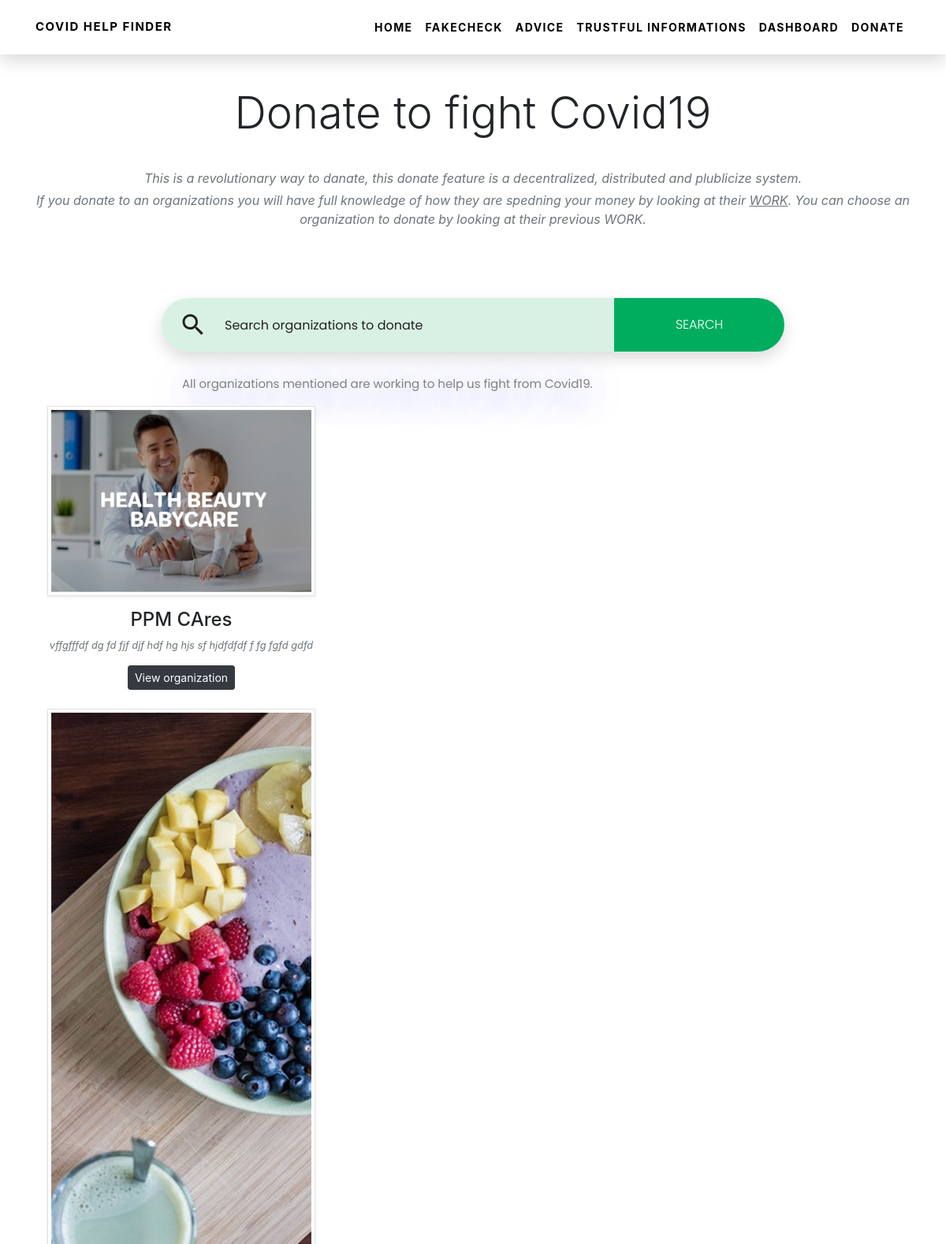
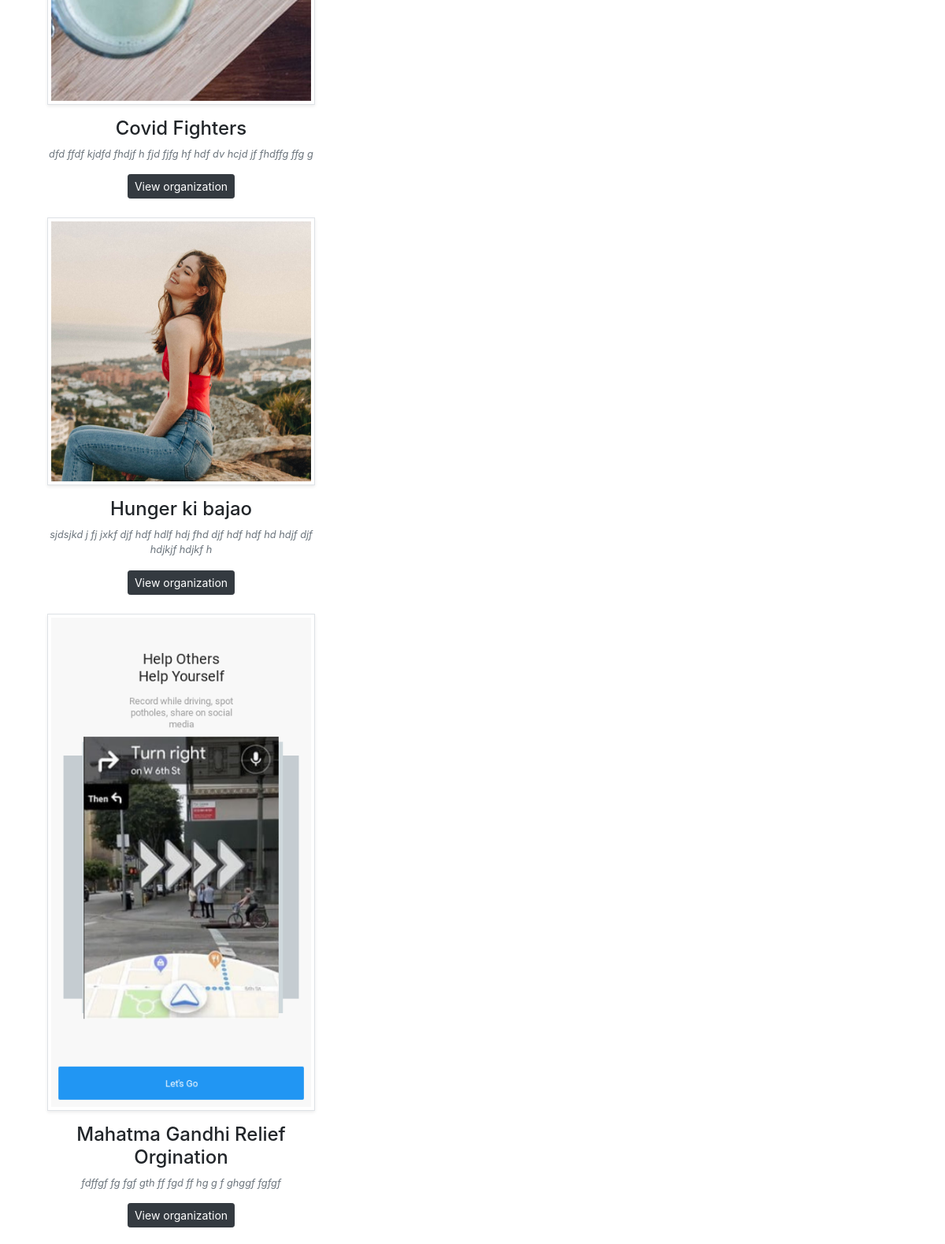
The page /covid/myprofile/ (upper part) on the database its author committed (2 pictures, top to bottom).
### covid/models.py (models this page shows, shortened)
class MyProfile(models.Model):
	name = models.CharField(max_length = 500)
	user = models.OneToOneField(to=User, on_delete=CASCADE)
	address = models.TextField(null=True, blank=True)
	gender = models.CharField(max_length=20, default="Male", choices=(("Male", 'Male'), ("Female", "Female"), ("LGBTQ", "LGBTQ")))
	phone_no = models.CharField(max_length=15, null=True, blank=True)
	description = models.CharField(max_length = 240, null=True, blank=True)
	pic = models.URLField(null=True, blank=True)
	donation_given = models.IntegerField(null=True, blank=True)
	donation_recived = models.IntegerField(null=True, blank=True)
	mail = models.CharField(max_length = 500, null=True, blank=True)
	purpose = models.TextField(null=True, blank=True)

### covid/views.py (the view)
# urls.py: path('myprofile/', views.MyProfileListView.as_view()),
class MyProfileListView(ListView):
    model = MyProfile
    def get_queryset(self):
        si = self.request.GET.get("si")
        if si == None:
            si = ""
        profList = MyProfile.objects.filter(Q(name__icontains = si) | Q(phone_no__icontains = si)).order_by("-id");
        return profList

### covid/templates/covid/myprofile_list.html (shortened to what this page needs)
{% extends 'base.html' %}
{% block content %}
<section class="py-5 header text-center">
    <div class="container py-4">
        <header>
            <h1 class="display-4">Donate to fight Covid19</h1>
            <p class="font-italic text-muted mb-1">This is a revolutionary way to danate, this donate feature is a decentralized, distributed and plublicize system.</p>
            <p class="font-italic text-muted">If you donate to an organizations you will have full knowledge of how they are spedning your money by looking at their <u>WORK</u>. You can choose an organization to donate by looking at their previous WORK.
            </p>
        </header>
    </div>
</section>
    <div class="s200">
      <form>
        <div class="inner-form">
          <div class="input-field first-wrap">
            <div class="svg-wrapper">
            </div>
            <input id="search" placeholder="Search organizations to donate" value="{{ request.GET.si }}" type="text" name="si" />
          </div>
          <div class="input-field second-wrap">
            <button class="btn-search" type="submit" value="Search">SEARCH</button>
          </div>
        </div>
        <span class="info">All organizations mentioned are working to help us fight from Covid19.</span>
      </form>
    </div>
<section class="pb-5">
    <div class="container text-center">
        <div class="gallery-wrapper">
            {% for n1 in myprofile_list %}
            <div class="col-lg-4 col-md-6 grid-item mb-4">
                <img class="img-fluid w-100 mb-3 img-thumbnail shadow-sm rounded-0" src="{{n1.pic}}" alt="">
                <h2 class="h4">{{n1.name}}</h2>
                <p class="small text-muted font-italic">{{n1.description}}</p>
                <a class="btn btn-dark btn-sm" href='/covid/myprofile/{{n1.id}}'>View organization</a>
            </div>
            {% endfor %}
        </div>
    </div>
</section>
{% endblock %}

### covid/static/css/main.css (style rules this page uses)
html { line-height: 1.15; -ms-text-size-adjust: 100%; -webkit-text-size-adjust: 100%; }
body { margin: 0; }
article, aside, footer, header, nav, section { display: block; }
h1 { font-size: 2em; margin: 0.67em 0; }
a { background-color: transparent; -webkit-text-decoration-skip: objects; }
img { border-style: none; }
svg:not(:root) { overflow: hidden; }
button, input, optgroup, select, textarea { font-family: sans-serif; font-size: 100%; line-height: 1.15; margin: 0; }
button, input { overflow: visible; }
button, select { text-transform: none; }
button, html [type="button"], [type="reset"], [type="submit"] { -webkit-appearance: button; }
html { height: 100%; }
input, button { font-family: 'Poppins', sans-serif; }
* { box-sizing: border-box; }
.s200 { display: flex; flex-wrap: wrap; -ms-flex-pack: center; justify-content: center; font-family: 'Poppins', sans-serif; }
.s200 form { width: 100%; max-width: 790px; }
.s200 form .inner-form { display: -ms-flexbox; display: flex; width: 100%; -ms-flex-pack: justify; justify-content: space-between; -ms-flex-align: center; align-items: center; box-shadow: 0px 8px 20px 0px rgba(0, 0, 0, 0.15); border-radius: 34px; overflow: hidden; margin-bottom: 30px; }
.s200 form .inner-form .input-field { height: 68px; }
.s200 form .inner-form .input-field input { height: 100%; background: transparent; border: 0; display: block; width: 100%; padding: 10px 0; font-size: 16px; color: #000; }
.s200 form .inner-form .input-field.first-wrap { -ms-flex-positive: 1; flex-grow: 1; display: -ms-flexbox; display: flex; -ms-flex-align: center; align-items: center; background: #d9f1e3; }
.s200 form .inner-form .input-field.first-wrap input { -ms-flex-positive: 1; flex-grow: 1; }
.s200 form .inner-form .input-field.first-wrap .svg-wrapper { min-width: 80px; display: -ms-flexbox; display: flex; -ms-flex-pack: center; justify-content: center; -ms-flex-align: center; align-items: center; }
.s200 form .inner-form .input-field.first-wrap svg { width: 36px; height: 36px; fill: #222; }
.s200 form .inner-form .input-field.second-wrap { min-width: 216px; }
.s200 form .inner-form .input-field.second-wrap .btn-search { height: 100%; width: 100%; white-space: nowrap; font-size: 16px; color: #fff; border: 0; cursor: pointer; position: relative; z-index: 0; background: #00ad5f; transition: all .2s ease-out, color .2s ease-out; font-weight: 300; }
.s200 form .info { font-size: 15px; color: gray; padding-left: 26px; text-shadow: 0px 10px 50px rgba(37, 50, 233, 1); }

### rows shown on the page
MyProfile: pic (picture), name "PPM CAres", description "vffgfffdf dg fd fjf djf hdf hg hjs sf hjdfdfdf f fg fgfd gdfd"
MyProfile: pic (picture), name "Covid Fighters", description "dfd ffdf kjdfd fhdjf h fjd fjfg hf hdf dv hcjd jf fhdffg ffg g"
MyProfile: pic (picture), name "Hunger ki bajao", description "sjdsjkd j fj jxkf djf hdf hdlf hdj fhd djf hdf hdf hd hdjf djf hdjkjf hdjkf h"
MyProfile: pic (picture), name "Mahatma Gandhi Relief Orgination", description "fdffgf fg fgf gth ff fgd ff hg g f ghggf fgfgf"
